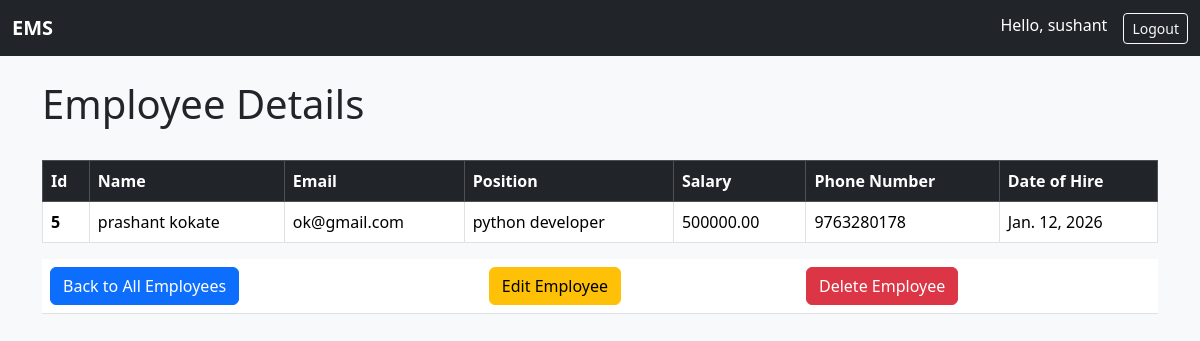
The app's page /singleemployee/5/ (signed in) with its own data.
### employees/models.py (models this page shows, shortened)
class Employee(models.Model):
    first_name = models.CharField(max_length=100)
    last_name = models.CharField(max_length=100)
    email = models.EmailField(unique=True)
    position = models.CharField(max_length=100)
    salary = models.DecimalField(max_digits=10, decimal_places=2)
    hire_date = models.DateField()
    phone_number = models.CharField(max_length=20)

### employees/views.py (the view)
# urls.py: path('singleemployee/<int:empid>/', views.singleemployee, name='single_employee'),
def singleemployee(request, empid):
    if request.user.is_authenticated:
        employee = Employee.objects.get(id=empid)
    else:
        return redirect('home')
    return render(request, 'employees/single_employee.html' , {'employee': employee})

### employees/templates/employees/single_employee.html (shortened to what this page needs)
{% extends "base.html" %}
{% block content %}
    <h1>Employee Details</h1>
    <br>
    <table class="table table-bordered">
        <tr class="table-dark">
            <th> Id </th>
            <th>Name</th>
            <th>Email</th>
            <th>Position</th>
            <th>Salary</th>
            <th>Phone Number</th>
            <th>Date of Hire</th>
        </tr>
        <tr>
            <th>{{ employee.id }}</th>
            <td>{{ employee.first_name }} {{ employee.last_name }}</td>
            <td>{{ employee.email }}</td>
            <td>{{ employee.position }}</td>
            <td>{{ employee.salary }}</td>
            <td>{{ employee.phone_number }}</td>
            <td>{{ employee.hire_date }}</td>
        </tr>
    </table>
    <table class="table">
        <th><a href="{% url 'all_employees' %}" class="btn btn-primary">Back to All Employees</a></th>
        <th><button onclick="location.href='{% url 'edit_employee' employee.id %}'" class="btn btn-warning">Edit Employee</button></th>
        <th><button onclick="location.href='{% url 'delete_employee' employee.id %}'" class="btn btn-danger">Delete Employee</button></th>
    </table>
{% endblock %}

### templates/base.html (shortened to what this page needs)
<!DOCTYPE html>
<html lang="en">
<head>
    <link href="https://cdn.jsdelivr.net/npm/bootstrap@5.3.2/dist/css/bootstrap.min.css" rel="stylesheet">
</head>
<body>
<nav class="navbar navbar-expand-lg navbar-dark bg-dark">
    <div class="container-fluid">
        <a class="navbar-brand" href="{% url 'dashboard' %}">EMS</a>
        <div class="collapse navbar-collapse" id="navbarNav">
            <ul class="navbar-nav">
                {% if user.is_authenticated %}
                    <li class="nav-item">
                        <span class="navbar-text text-white me-3">
                            Hello, {{ user.username }}
                        </span>
                    </li>
                    <li class="nav-item">
                        <a class="btn btn-outline-light btn-sm" href="{% url 'userlogout' %}">
                            Logout
                        </a>
                    </li>
                {% endif %}
            </ul>
        </div>
    </div>
</nav>
<div class="container mt-4">
    {% block content %}
    {% endblock %}
</div>
</body>
</html>

### templates/base.html (style rules this page uses)
body { background-color: #f8f9fa; }
.navbar-brand { font-weight: bold; }

### records on screen
Employee: id "5", first_name "prashant", last_name "kokate", email "ok@gmail.com", position "python developer", salary "500000.00", phone_number "9763280178", hire_date "Jan. 12, 2026"

### other values on screen
{{ user.username }} "sushant"
